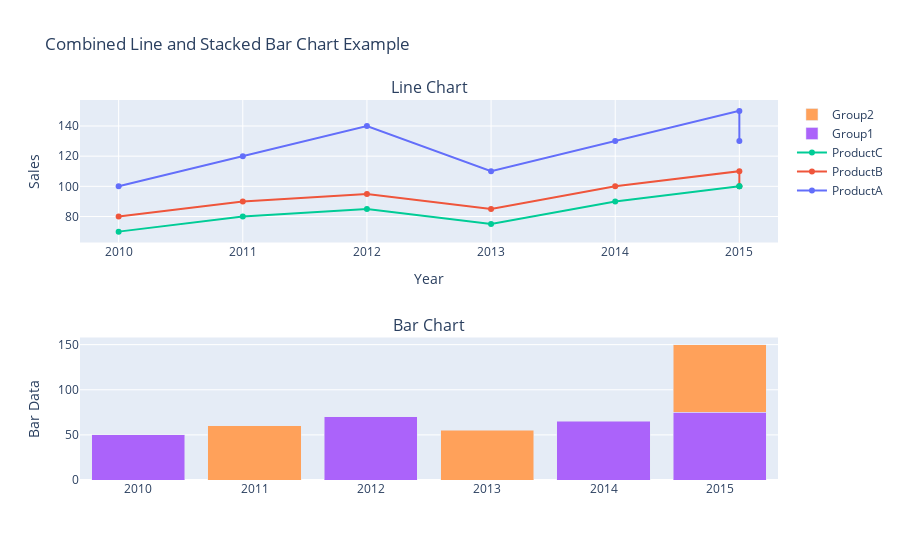

The notebook cell saved with this chart:
### Code cell
# Example DataFrame
data = {
    'Year': [2010, 2011, 2012, 2013, 2014, 2015,2015],
    'ProductA': [100, 120, 140, 110, 130, 150,130],
    'ProductB': [80, 90, 95, 85, 100, 110,100],
    'ProductC': [70, 80, 85, 75, 90, 100,100],
    'BarData': [50, 60, 70, 55, 65, 75, 75],
    'GroupColumn': ['Group1', 'Group2', 'Group1', 'Group2', 'Group1', 'Group2', 'Group1'],
}

df = pd.DataFrame(data)

# Using the function to create a combined line and bar chart with a stacked bar chart
plot_combined_line_and_bar_chart(dataframe=df, x_column='Year', line_columns=['ProductA', 'ProductB', 'ProductC'],
                                 bar_column='BarData', group_column='GroupColumn',
                                 title='Combined Line and Stacked Bar Chart Example',
                                 xlabel='Year', ylabel_line='Sales', ylabel_bar='Bar Data')

### Figure 1 — Plotly figure (JSON) as saved in the notebook; plotly's stock layout.template omitted (floating-point values rounded to 4 significant figures)
{"data": [{"mode": "lines+markers", "name": "ProductA", "type": "scatter", "x": [2010, 2011, 2012, 2013, 2014, 2015, 2015], "xaxis": "x", "y": [100, 120, 140, 110, 130, 150, 130], "yaxis": "y"}, {"mode": "lines+markers", "name": "ProductB", "type": "scatter", "x": [2010, 2011, 2012, 2013, 2014, 2015, 2015], "xaxis": "x", "y": [80, 90, 95, 85, 100, 110, 100], "yaxis": "y"}, {"mode": "lines+markers", "name": "ProductC", "type": "scatter", "x": [2010, 2011, 2012, 2013, 2014, 2015, 2015], "xaxis": "x", "y": [70, 80, 85, 75, 90, 100, 100], "yaxis": "y"}, {"name": "Group1", "type": "bar", "x": [2010, 2011, 2012, 2013, 2014, 2015, 2015], "xaxis": "x2", "y": [50, null, 70, null, 65, 75], "yaxis": "y2"}, {"name": "Group2", "type": "bar", "x": [2010, 2011, 2012, 2013, 2014, 2015, 2015], "xaxis": "x2", "y": [null, 60, null, 55, null, 75], "yaxis": "y2"}], "layout": {"annotations": [{"font": {"size": 16}, "showarrow": false, "text": "Line Chart", "x": 0.5, "xanchor": "center", "xref": "paper", "y": 1, "yanchor": "bottom", "yref": "paper"}, {"font": {"size": 16}, "showarrow": false, "text": "Bar Chart", "x": 0.5, "xanchor": "center", "xref": "paper", "y": 0.375, "yanchor": "bottom", "yref": "paper"}], "barmode": "stack", "title": {"text": "Combined Line and Stacked Bar Chart Example"}, "xaxis": {"anchor": "y", "domain": [0, 1], "title": {"text": "Year"}}, "xaxis2": {"anchor": "y2", "domain": [0, 1]}, "yaxis": {"anchor": "x", "domain": [0.625, 1], "title": {"text": "Sales"}}, "yaxis2": {"anchor": "x2", "domain": [0, 0.375], "title": {"text": "Bar Data"}}}}
